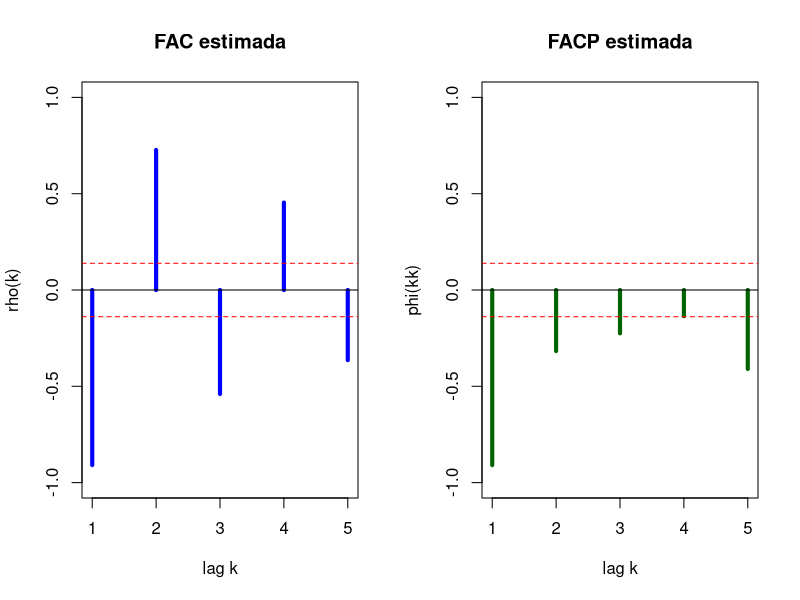
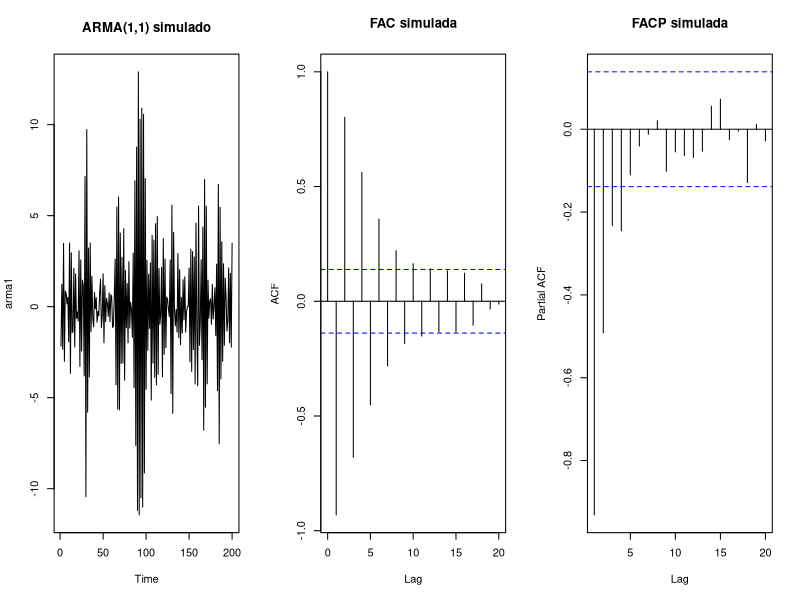

Reproduce these figures in R, in order.
# =====================================================================
# 3o TRABALHO PRATICO - HIDROLOGIA ESTOCASTICA (EHR806)
# QUESTAO 13 - n = 200. Dadas a FAC e a FACP estimadas, identificar um
#              possivel modelo gerador dos dados.
# Baseado em: Aulas-11/03-ARMA-ARIMA.pdf (tabela de identificacao ACF x PACF:
#             AR(p), MA(q), ARMA(p,q); "ordem do AR = numero de PACF
#             significativas"; "MA = maior lag significativo da ACF")
#             Aulas-11/02-ARMA.R (arima.sim + plot.ts + acf + pacf)
# =====================================================================
library(tseries)
graphics.off()
set.seed(13679821)       # semente do professor (Aulas/09/ProcEstocasticos.r)

n    <- 200
k    <- 1:5
rho  <- c(-0.909, 0.727, -0.54, 0.454, -0.364)    # FAC estimada
phi  <- c(-0.909, -0.317, -0.225, -0.136, -0.410) # FACP estimada
lim  <- 1.96/sqrt(n)                               # banda de 95% (padrao do R)
cat("Banda de 95%: +-", round(lim, 3), "\n")

# --- 1) DESENHAR a FAC e a FACP dadas (barrinhas + banda) ----------------
par(mfrow = c(1, 2))
plot(k, rho, type = "h", lwd = 4, col = "blue", ylim = c(-1, 1),
     main = "FAC estimada", xlab = "lag k", ylab = "rho(k)")
abline(h = 0); abline(h = c(-lim, lim), col = "red", lty = 2)
plot(k, phi, type = "h", lwd = 4, col = "darkgreen", ylim = c(-1, 1),
     main = "FACP estimada", xlab = "lag k", ylab = "phi(kk)")
abline(h = 0); abline(h = c(-lim, lim), col = "red", lty = 2)
par(mfrow = c(1, 1))

# --- 2) O QUE A FAC DIZ: decai ou corta? --------------------------------
# Dividindo cada rho pelo anterior vemos se "cada passo multiplica pelo mesmo numero"
razao <- rho[2:5]/rho[1:4]
cat("rho(k)/rho(k-1) =", round(razao, 3), " media =", round(mean(razao), 3), "\n")
# razao quase constante e NEGATIVA (~ -0,8): decai exponencialmente ALTERNANDO sinal
# => nao corta => nao e MA puro.

# --- 3) O QUE A FACP DIZ: corta no lag 1 ou decai? ----------------------
cat("FACP fora da banda (|phi| >", round(lim, 3), "):", abs(phi) > lim, "\n")
# lags 2 e 3 tambem passam da banda e vao diminuindo (-0,317; -0,225; -0,136)
# => nao e um corte limpo em p = 1 => tambem decai.
# Se fosse AR(1) com alfa = rho(1), a FAC seria alfa^k:
cat("AR(1) com alfa = -0,909 daria rho =", round((-0.909)^k, 3), "\n")
cat("  mas a FAC dada e                 ", rho, "\n")

# --- 4) ENTAO: FAC decai + FACP decai  ==>  ARMA(1,1) (tabela do professor) -
# alfa1 ~ razao media (~ -0,8). Procuro beta1 que reproduz rho(1) = -0,909:
# rho(1) = (1 + a*b)(a + b)/(1 + 2*a*b + b^2)   (formula classica Box-Jenkins)
alfa1 <- round(mean(razao), 2)
melhor <- c(NA, Inf)
for (b in seq(-0.99, 0.99, 0.01)) {
  r1 <- (1 + alfa1*b)*(alfa1 + b)/(1 + 2*alfa1*b + b^2)
  erro <- abs(r1 - rho[1])
  if (erro < melhor[2]) melhor <- c(b, erro)
}
beta1 <- melhor[1]
cat("Candidato: ARMA(1,1) com alfa1 =", alfa1, " e beta1 =", beta1, "\n")

# --- 5) CONFERIR: simular esse ARMA(1,1) e ver se a FAC/FACP se parecem ---
# (como no 02-ARMA.R do professor: arima.sim)
arma1 <- arima.sim(n = n, list(ar = c(alfa1), ma = c(beta1)))
par(mfrow = c(1, 3))
plot.ts(arma1, main = "ARMA(1,1) simulado")
acf(arma1, type = "correlation", lag.max = 20, main = "FAC simulada")
pacf(arma1, lag.max = 20, main = "FACP simulada")
par(mfrow = c(1, 1))
kpss.test(as.numeric(arma1), null = "L")   # H0: estacionaria

# --- 6) AVISO: a FACP da tabela e coerente com a FAC da tabela? ---------
# Pelas equacoes de Yule-Walker (Aula 10), a PACF decorre da FAC:
pac <- numeric(5)
for (kk in 1:5) {
  P <- diag(kk)
  for (i in 1:kk) for (j in 1:kk) if (i != j) P[i, j] <- rho[abs(i - j)]
  pac[kk] <- solve(P) %*% rho[1:kk] |> as.numeric() |> tail(1)
}
cat("FACP recalculada a partir da FAC:", round(pac, 3), "\n")
cat("FACP da tabela                  :", phi, "\n")
cat("-> nao batem (e passam de 1 nos lags finais): os dados do enunciado sao\n")
cat("   aproximados/inconsistentes; a identificacao e feita pelo PADRAO.\n")

# FRASE TECNICA: a FAC decai exponencialmente alternando de sinal (rho(k) ~ -0,8
# rho(k-1)) e a FACP tambem decai (nao ha corte nitido); pela tabela de
# identificacao de Box-Jenkins (ambas decaem) o modelo candidato e um ARMA(1,1)
# com alfa1 ~ -0,8 (alfa1 < 0 explica a alternancia de sinal).
